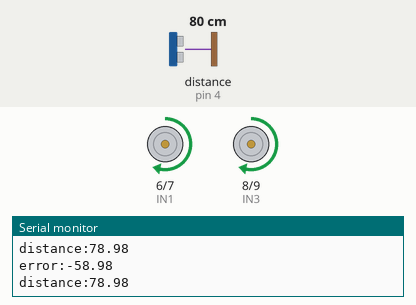
A sketch run on a simulated Arduino Uno, built with avr-gcc and run on an emulated ATmega328P. Shown: motor-driver pin pairs drawn as motors (green arrow = first pin HIGH = forward, orange = second pin HIGH = backward, longer = more drive, scaled by the enable pin), the last lines printed to the serial monitor. Wiring (inferred from the names in the program): ultrasonic range finder: trigger pin 5; echo pin 4. Inputs (shaded band) come from the test bench; at power-on: distance to the obstacle (sensor on pin 4) 80 cm. The echo pulse lasts 58.3 µs per cm.

Above: at 1.2 s.
1.3 s: distance to the obstacle (sensor on pin 4) set to 18 cm
At 3.0 s:
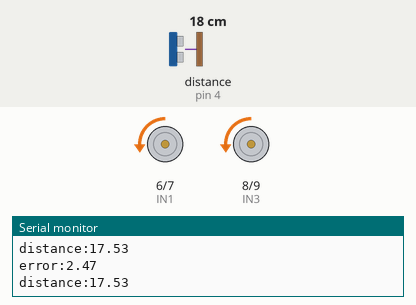
4.3 s: distance to the obstacle (sensor on pin 4) set to 35 cm
At 5.3 s:
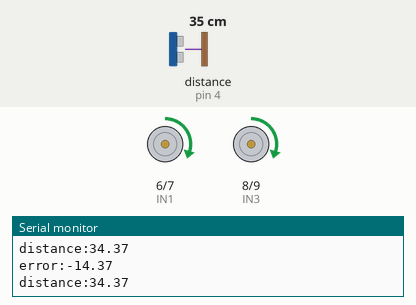
7.3 s: distance to the obstacle (sensor on pin 4) set to 21 cm
At 7.9 s:
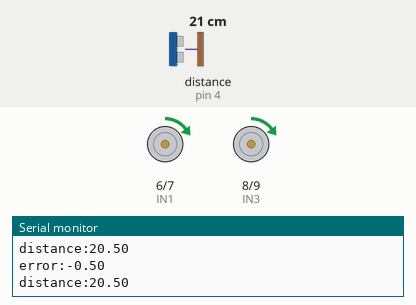
8.8 s: distance to the obstacle (sensor on pin 4) set to 17 cm
At 10.1 s:
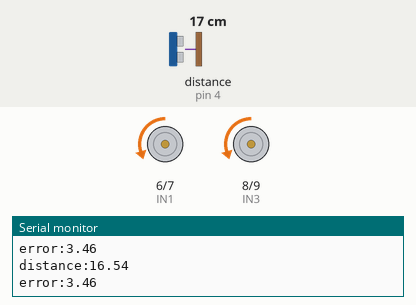
11.8 s: distance to the obstacle (sensor on pin 4) set to 2 cm
14.8 s: distance to the obstacle (sensor on pin 4) set to 9 cm
At 16.2 s:
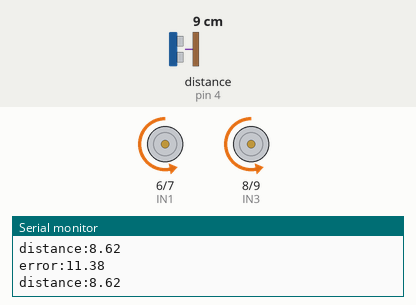
Timing chart, 0 to 17.3 s (numbered marks = the images above; inputs shaded):
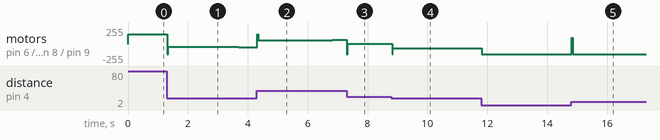

Measured:
- the behaviour switches between 20 and 19 cm on distance to the obstacle (sensor on pin 4) (found by bisection; images 3 and 4)
- after the input at 1.3 s, motor on pin 6 (IN1) / pin 7 (IN2), motor on pin 8 (IN3) / pin 9 (IN4): forward 150/255 → backward 43/255 at once, → backward 44/255 0.41 s later, → backward 45/255 2.0 s later
- after the input at 4.3 s, motor on pin 6 (IN1) / pin 7 (IN2), motor on pin 8 (IN3) / pin 9 (IN4): backward 45/255 → forward 59/255 at once, → forward 60/255 0.34 s later, → forward 61/255 2.2 s later
- after the input at 7.3 s, motor on pin 6 (IN1) / pin 7 (IN2), motor on pin 8 (IN3) / pin 9 (IN4): forward 61/255 → forward 5/255 at once
- after the input at 8.8 s, motor on pin 6 (IN1) / pin 7 (IN2), motor on pin 8 (IN3) / pin 9 (IN4): forward 5/255 → backward 60/255 at once, → backward 61/255 0.64 s later, → backward 62/255 1.4 s later
- after the input at 14.8 s, motor on pin 6 (IN1) / pin 7 (IN2), motor on pin 8 (IN3) / pin 9 (IN4): backward 150/255 → forward 94/255 at once, → backward 150/255 0.03 s later

The sketch:

further_test_control_car_copy_20230619155308.ino
```cpp
//mofifunoluwa.k.control_car
//2023 work

// #include <IRremote.h>
float controlpwm = 0.00;
float kp = 4.00;
float ki = 0.001;
float kd = 20;
float error = 0.00;
float preerror = 0.00;
float errorsum = 0.00;
float desired = 20.00;
float actual = 0.00;


int TRIG = 5;
int ECHO = 4;
float timeduration;
float distance;
float distance_cm;


int IN1 = 6;
int IN2 = 7;
int IN3 = 8;
int IN4 = 9;
int ENA = 3;
int ENB = 10;


// int irpin = 11;
// decode_results results;
// IRrecv receiver(irpin);
// int plus = 0xFFA857;
// int sub = 0xFFE01F;


void setup() {


  Serial.begin(9600);
  // IR.enableIRIn();


  // pinMode(irpin, INPUT);
  // receiver.enableIRIn();
  Serial.begin(9600);

  pinMode(TRIG, OUTPUT);
  pinMode(ECHO, INPUT);

  pinMode(IN1, OUTPUT);
  pinMode(IN2, OUTPUT);
  pinMode(ENA, OUTPUT);

  pinMode(IN3, OUTPUT);
  pinMode(IN4, OUTPUT);
  pinMode(ENB, OUTPUT);
}


void loop() {

  actual = get_distance();
  preerror = error;
  error = desired - actual;
  errorsum = errorsum + error;
  errorsum = constrain((errorsum), -100 / ki, 100 / ki);
  controlpwm = (kp * error) + (ki * errorsum) + kd * (error - preerror);
  movePID(controlpwm);
  distance_cm = get_distance();
  Serial.print("distance:");
  Serial.println(distance_cm);
  Serial.print("error:");
  Serial.println(error);
  // if (receiver.decode(&results)) {
  //   ircontrol();
  //   receiver.resume();
  // }


  // if (distance_cm > 25.0) {
  //   forward();
  // } else {
  //   stop();
  // }


  // ircontrol();
}


float get_distance() {

  digitalWrite(TRIG, LOW);
  delayMicroseconds(2);
  digitalWrite(TRIG, HIGH);
  delayMicroseconds(10);
  digitalWrite(TRIG, LOW);
  //  delayMicroseconds(2);
  timeduration = pulseIn(ECHO, HIGH);
  distance = (timeduration / 2) * 0.034;


  return (distance);
}


void stop() {
  digitalWrite(IN1, LOW);
  digitalWrite(IN2, LOW);
  digitalWrite(IN3, LOW);
  digitalWrite(IN4, LOW);
  analogWrite(ENA, 0);
  analogWrite(ENB, 0);
}


void forward() {
  digitalWrite(IN1, HIGH);
  digitalWrite(IN2, LOW);
  digitalWrite(IN3, HIGH);
  digitalWrite(IN4, LOW);
}


void right(int Speed) {
  digitalWrite(IN1, HIGH);
  digitalWrite(IN2, LOW);
  digitalWrite(IN3, HIGH);
  digitalWrite(IN4, LOW);
  analogWrite(ENA, Speed);
  analogWrite(ENB, Speed / 2);
}


void left(int Speed) {
  digitalWrite(IN1, HIGH);
  digitalWrite(IN2, LOW);
  digitalWrite(IN3, HIGH);
  digitalWrite(IN4, LOW);
  analogWrite(ENA, Speed / 2);
  analogWrite(ENB, Speed);
}


void reverse() {
  digitalWrite(IN1, LOW);
  digitalWrite(IN2, HIGH);
  digitalWrite(IN3, LOW);
  digitalWrite(IN4, HIGH);
}


void movePID(float speed) {
  int signpwm;
  if (speed >= 0) {
    signpwm = 1;
    speed = speed * 6;
  } else {
    signpwm = -1;
  }
  int magpwm = constrain(abs(speed), 0, 150);
  analogWrite(ENA, magpwm);
  analogWrite(ENB, magpwm);
  if (signpwm == -1) {
    forward();
  } else {
    reverse();
  }
}


// void ircontrol() {
//   if (sub) {
//     desired -= 2;
//   }
//   if ( plus) {
//     desired += 2;
//   }
// }
```
